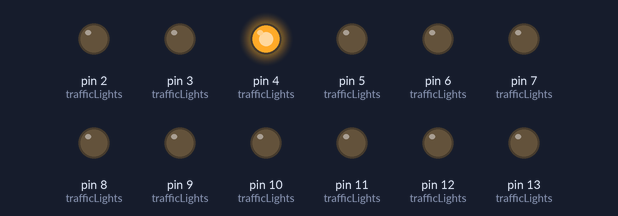
Simulated run of this sketch. Board: Arduino Uno, built with avr-gcc and run on an emulated ATmega328P. On the bench: output pins drawn as LEDs (lit = HIGH).

Above: at 0.1 s.
At 7.1 s:
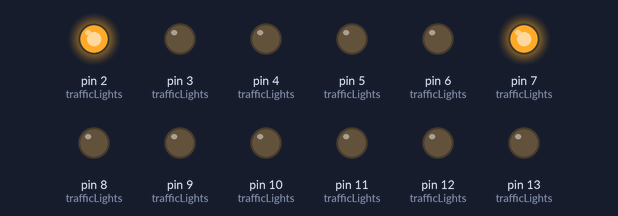
At 12.1 s:
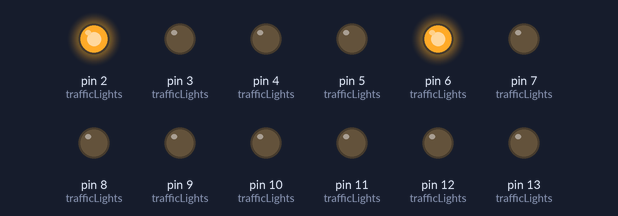
At 19.1 s:
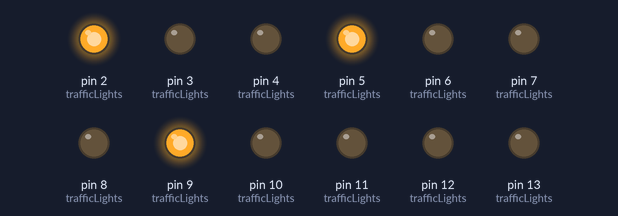
At 26.1 s:
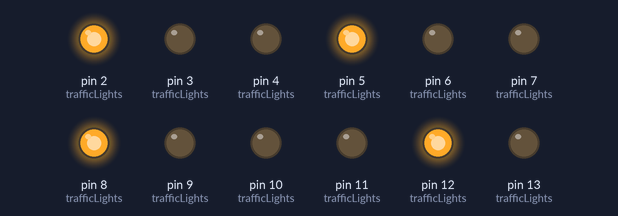
At 35.1 s:
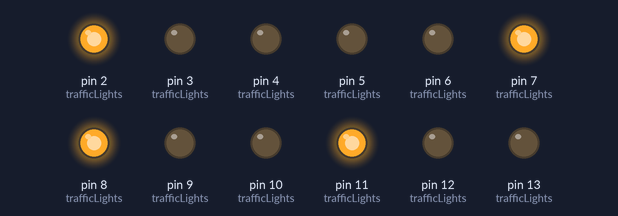
Timing chart, 0 to 36.6 s (numbered marks = the images above):
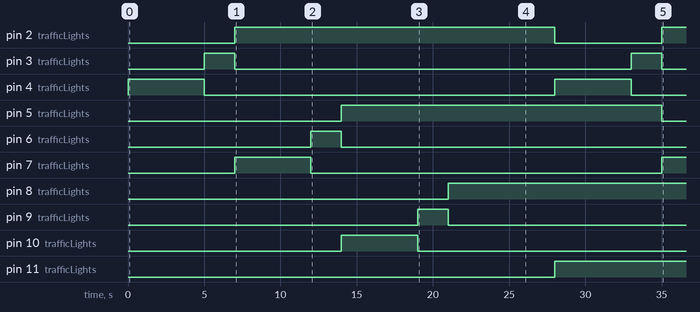

The sketch:

Four_Intersection_Traffic_Light.ino
```cpp
// Pin definitions
const int trafficLights[4][3] = {
  {2, 3, 4},   // Lane 1: Red, Yellow, Green
  {5, 6, 7},   // Lane 2: Red, Yellow, Green
  {8, 9, 10},  // Lane 3: Red, Yellow, Green
  {11, 12, 13} // Lane 4: Red, Yellow, Green
};

// Timing constants
const int greenTime = 5000;  // Green light duration (ms)
const int yellowTime = 2000; // Yellow light duration (ms)

void setup() {
  // Set up traffic lights as OUTPUT
  for (int i = 0; i < 4; i++) {
    for (int j = 0; j < 3; j++) {
      pinMode(trafficLights[i][j], OUTPUT);
    }
  }
}

void loop() {
  // Cycle through each lane
  for (int i = 0; i < 4; i++) {
    manageTraffic(i);
  }
}

void manageTraffic(int lane) {
  // Green light for the current lane
  setTrafficLight(lane, HIGH, LOW, LOW); // Red off, Yellow off, Green on
  delay(greenTime);

  // Yellow light for the current lane
  setTrafficLight(lane, LOW, HIGH, LOW); // Red off, Yellow on, Green off
  delay(yellowTime);

  // Red light for the current lane
  setTrafficLight(lane, LOW, LOW, HIGH); // Red on, Yellow off, Green off
}

void setTrafficLight(int lane, int green, int yellow, int red) {
  digitalWrite(trafficLights[lane][0], red);    // Red light
  digitalWrite(trafficLights[lane][1], yellow); // Yellow light
  digitalWrite(trafficLights[lane][2], green);  // Green light
}
```

Measured:
- by itself, pin 2 (trafficLights): LOW → HIGH at 7.0 s, → LOW 21.0 s later, → HIGH 7.0 s later
- by itself, pin 3 (trafficLights): alternates HIGH for 2.0 s and LOW for 26.0 s
- by itself, pin 4 (trafficLights): alternates HIGH for 5.0 s and LOW for 23.0 s
- by itself, pin 5 (trafficLights): LOW → HIGH at 14.0 s, → LOW 21.0 s later
- by itself, pin 6 (trafficLights): LOW → HIGH at 12.0 s, → LOW 2.0 s later
- by itself, pin 7 (trafficLights): LOW → HIGH at 7.0 s, → LOW 5.0 s later, → HIGH 23.0 s later
- by itself, pin 8 (trafficLights): LOW → HIGH at 21.0 s
- by itself, pin 9 (trafficLights): LOW → HIGH at 19.0 s, → LOW 2.0 s later
